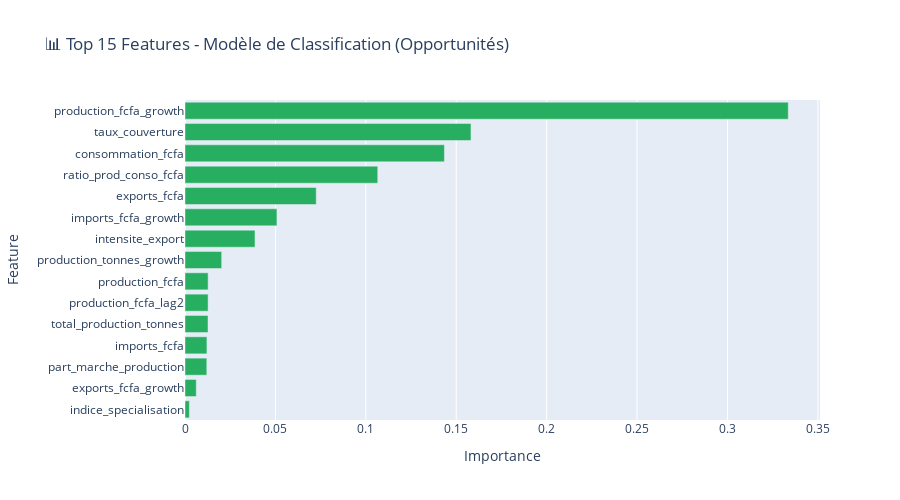

Notebook code cell kept with this figure:
### Code cell
# 7.2 Importance des features pour le modèle de classification
importance_clf = pd.DataFrame({
    'feature': feature_cols_classification,
    'importance': best_xgb_clf.feature_importances_
}).sort_values('importance', ascending=True)

# Top 15 features
top_features_clf = importance_clf.tail(15)

fig = go.Figure(go.Bar(
    x=top_features_clf['importance'],
    y=top_features_clf['feature'],
    orientation='h',
    marker_color='#27ae60'
))

fig.update_layout(
    title="📊 Top 15 Features - Modèle de Classification (Opportunités)",
    xaxis_title="Importance",
    yaxis_title="Feature",
    height=500
)
fig.show()

print("📋 Top 10 features les plus importantes (Classification):")
for i, row in importance_clf.tail(10).iloc[::-1].iterrows():
    print(f"   {row['importance']:.4f} - {row['feature']}")

### Figure 1 — Plotly figure (JSON) as saved in the notebook; plotly's stock layout.template omitted (floating-point values rounded to 4 significant figures)
{"data": [{"marker": {"color": "#27ae60"}, "orientation": "h", "type": "bar", "x": [0.002429, 0.006225, 0.01206, 0.01213, 0.01271, 0.01279, 0.0128, 0.02028, 0.03872, 0.05084, 0.07258, 0.1066, 0.1435, 0.1582, 0.3336], "y": ["indice_specialisation", "exports_fcfa_growth", "part_marche_production", "imports_fcfa", "total_production_tonnes", "production_fcfa_lag2", "production_fcfa", "production_tonnes_growth", "intensite_export", "imports_fcfa_growth", "exports_fcfa", "ratio_prod_conso_fcfa", "consommation_fcfa", "taux_couverture", "production_fcfa_growth"]}], "layout": {"height": 500, "title": {"text": "📊 Top 15 Features - Modèle de Classification (Opportunités)"}, "xaxis": {"title": {"text": "Importance"}}, "yaxis": {"title": {"text": "Feature"}}}}
